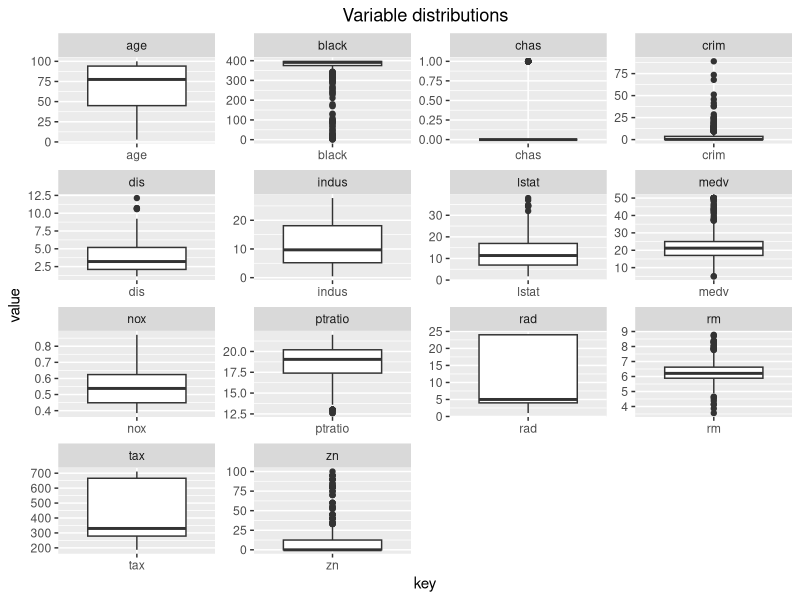
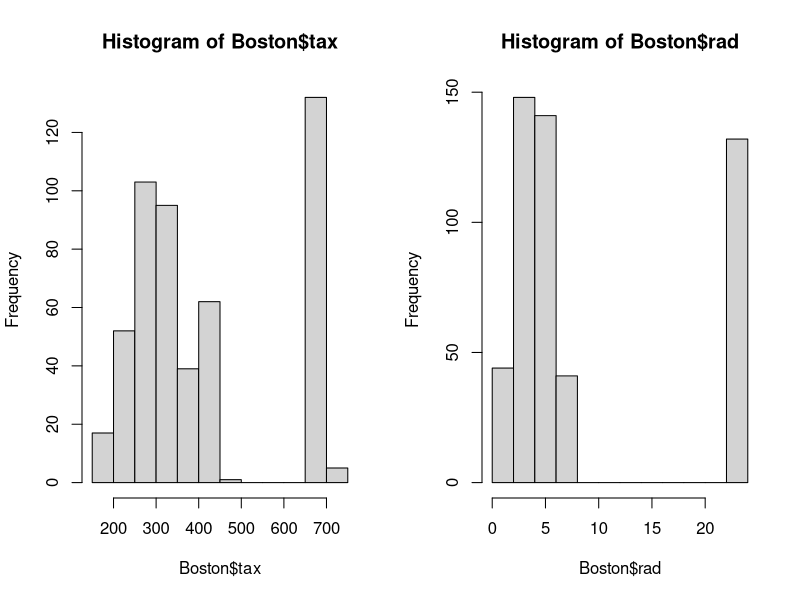
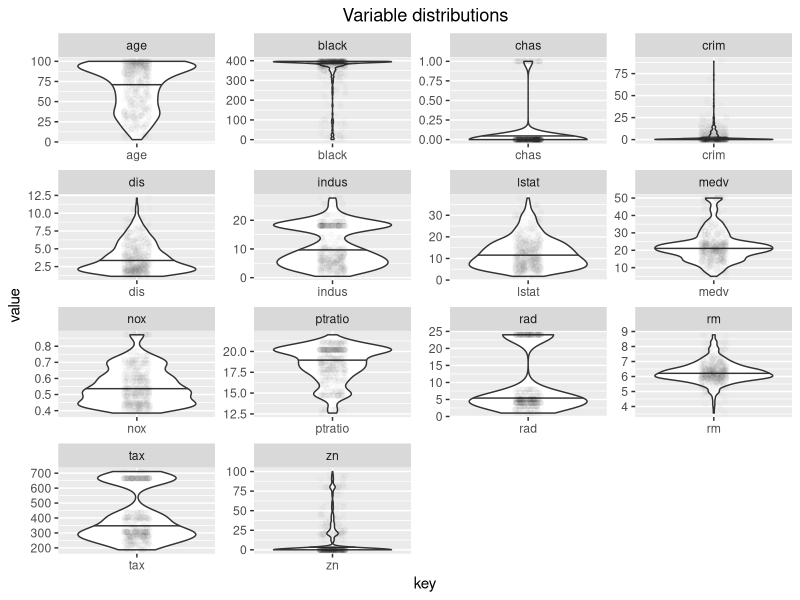
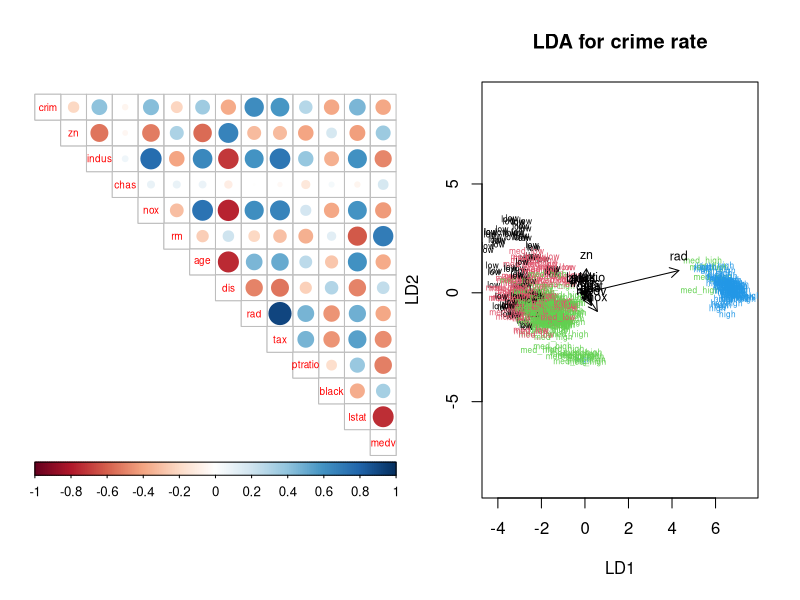
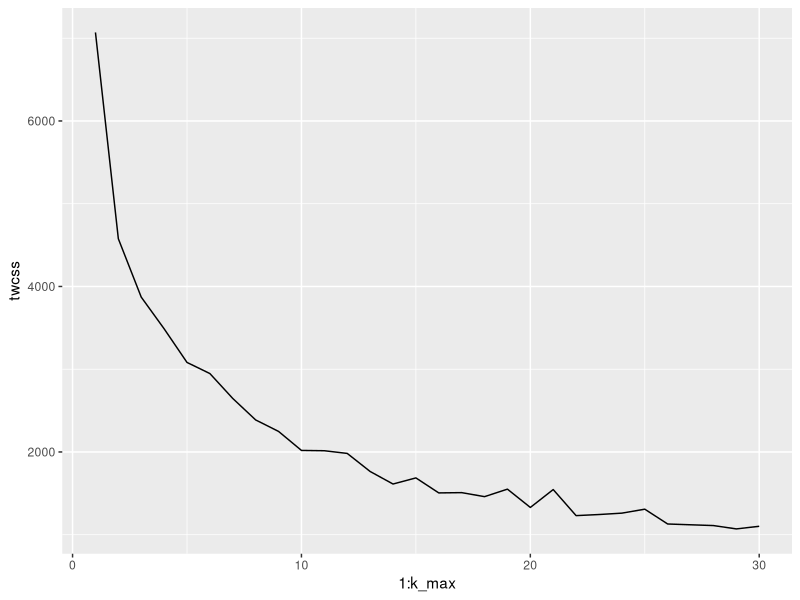
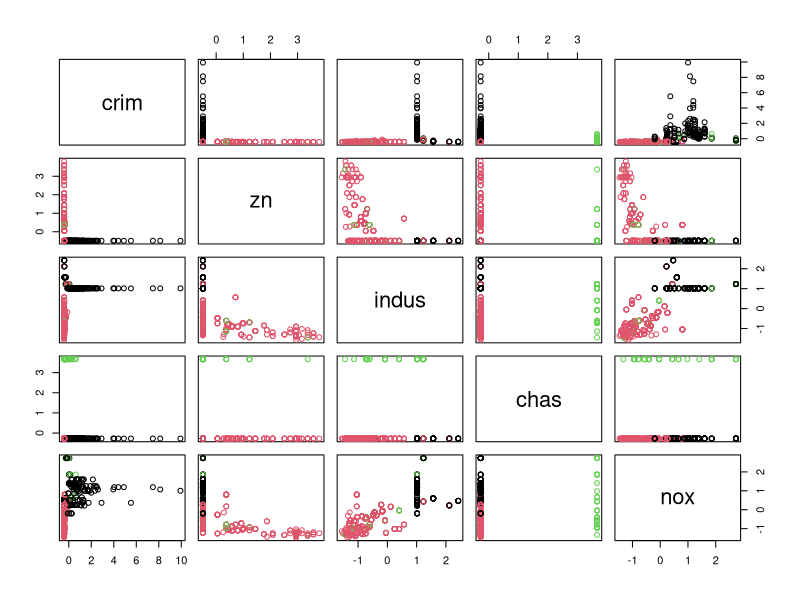
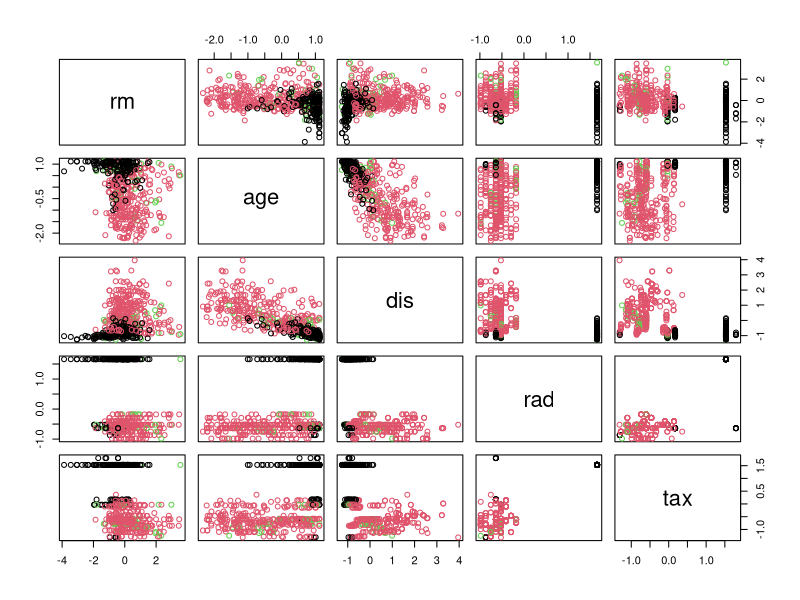
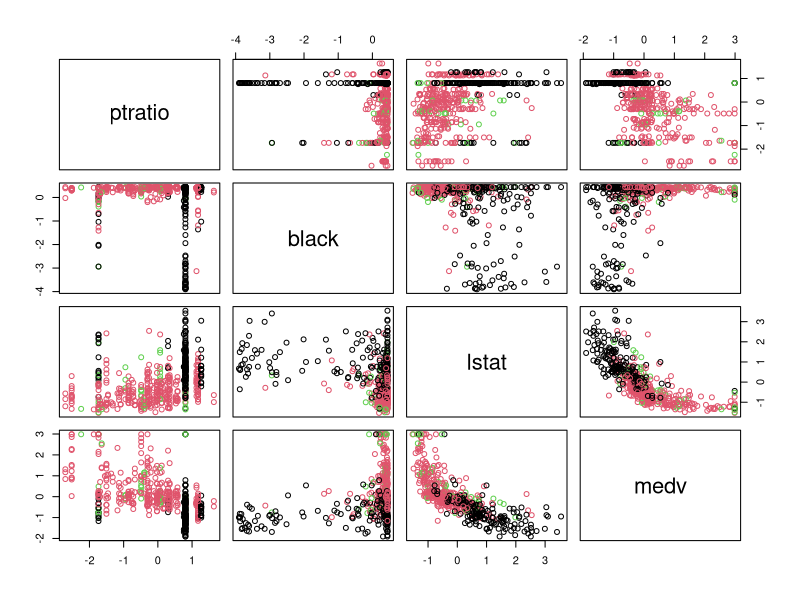

R code for these plots, in order:
## ---- chunk 1
library(MASS)
library(corrplot)
library(dplyr)
library(tidyr)
library(ggplot2)
## ---- chunk 2
data("Boston")
str(Boston)
## ---- chunk 3
dim(gather(Boston))
gather(Boston) %>% ggplot(aes(key,value)) + facet_wrap("key", scales = "free") + geom_boxplot() + ggtitle("Variable distributions") + theme(plot.title = element_text(hjust=0.5)) #geom_boxplot() defines that the desired type is boxplot, and we need to change the first argument into aes(x,y) to define that we want to show distribution of values in each variable (key)
summary(Boston)
## ---- chunk 4
par(mfrow=c(1,2))
hist(Boston$tax)
hist(Boston$rad)
## ---- chunk 5
gather(Boston) %>% ggplot(aes(key,value)) + facet_wrap("key", scales = "free") + geom_violin(draw_quantiles = c(0.5)) + ggtitle("Variable distributions") + theme(plot.title = element_text(hjust=0.5)) + geom_point(position = position_jitter(0.1),alpha=0.01) #changed geom_boxplot into a geom_violin (with dra_quantiles() specifying that I want to draw a median), and added geom_points to show that I want to show points on top of the distributions (position_jitter spreads the points to make them more visible, and alpha adds transparency so that the points don't steal the show from distributions)

## ---- chunk 6
cor_matrix <- cor(Boston)
corrplot(cor_matrix,method = "circle",type="upper",cl.pos = "b",tl.pos = "d",tl.cex = 0.6)
## ---- chunk 7
boston_scaled <- scale(Boston)
summary(boston_scaled)
boston_scaled <- as.data.frame(boston_scaled)
## ---- chunk 8
bins <- quantile(boston_scaled$crim) #vector defining the cutting values for different categories of crime
crime <- cut(boston_scaled$crim, breaks = bins, include.lowest = TRUE, labels = c("low", "med_low", "med_high", "high")) #create new variables crime into boston_scaled, with selected names of categories
boston_scaled <- dplyr::select(boston_scaled, -crim) #remove original crim from data
boston_scaled <- data.frame(boston_scaled, crime) #add new crime into data
## ---- chunk 9
n <- nrow(boston_scaled)
ind <- sample(n,  size = n * 0.8) #choose randomly 80% of rows (these will be in the training data set)
train <- boston_scaled[ind,]
test <- boston_scaled[-ind,] #testing dataset consists of all rows not selected for the training
## ---- chunk 10
lda.fit <- lda(crime~., data = train) #this creates the LDA-model

classes <- as.numeric(train$crime) #to avoid having to worry about factor levels or such, we will create a numeric copy (classes) of the categorical "crime" variable
lda.arrows <- function(x, myscale = 1, arrow_heads = 0.1, color = "black", tex = 0.75, choices = c(1,2)){
  heads <- coef(x)
  arrows(x0 = 0, y0 = 0, 
         x1 = myscale * heads[,choices[1]], 
         y1 = myscale * heads[,choices[2]], col=color, length = arrow_heads)
  text(myscale * heads[,choices], labels = row.names(heads), 
       cex = tex, col=color, pos=3)} #function drawing arrows that will be added to the plot above to make it into a biplot

plot(lda.fit, dimen = 2,col=classes,pch=classes,cex=0.5,main="LDA for crime rate") # plotting the cases (towns) based on their distances in two dimensions. The color already separates different classes, so I reduced the symbol size (using the argument cex)
lda.arrows(lda.fit, myscale = 1.3) # add arrows (labeled with the variables they represent) making the distance plot into a biplot
## ---- chunk 11
correct_classes <- test$crime # save the correct classes from test data
test <- dplyr::select(test, -crime) # remove the crime variable from test data

lda.pred <- predict(lda.fit, newdata = test) 
table(correct = correct_classes, predicted = lda.pred$class)
## ---- chunk 12
data("Boston")
boston_scaled <- scale(Boston)
boston_scaled <- as.data.frame(boston_scaled)
str(boston_scaled)
## ---- chunk 13
dist_eu <- dist(boston_scaled) # calculate distances and save them into a new object
km <-kmeans(boston_scaled, centers = 3) #kmeans algorithm
## ---- chunk 14
set.seed(1988) #unless specified otherwise, kmeans() selects a random location for each cluster it makes when calculating twcss; this could in principle affect the plot, so we will tell it to use this number instead
k_max <- 30 #max number of clusters - if the plot doesn't seem to stabilize we could set it higher
twcss <- sapply(1:k_max, function(k){kmeans(boston_scaled, k)$tot.withinss}) #create a vector containing total WCSS-values calculated for each 1-10 solution of kmeans
qplot(x = 1:k_max, y = twcss, geom = 'line') #plot total WCSS against number of clusters
## ---- chunk 15
km_3 <-kmeans(boston_scaled, centers = 3) 
pairs(boston_scaled[1:5],col=km_3$cluster)
pairs(boston_scaled[6:10],col=km_3$cluster)
pairs(boston_scaled[11:14],col=km_3$cluster)
